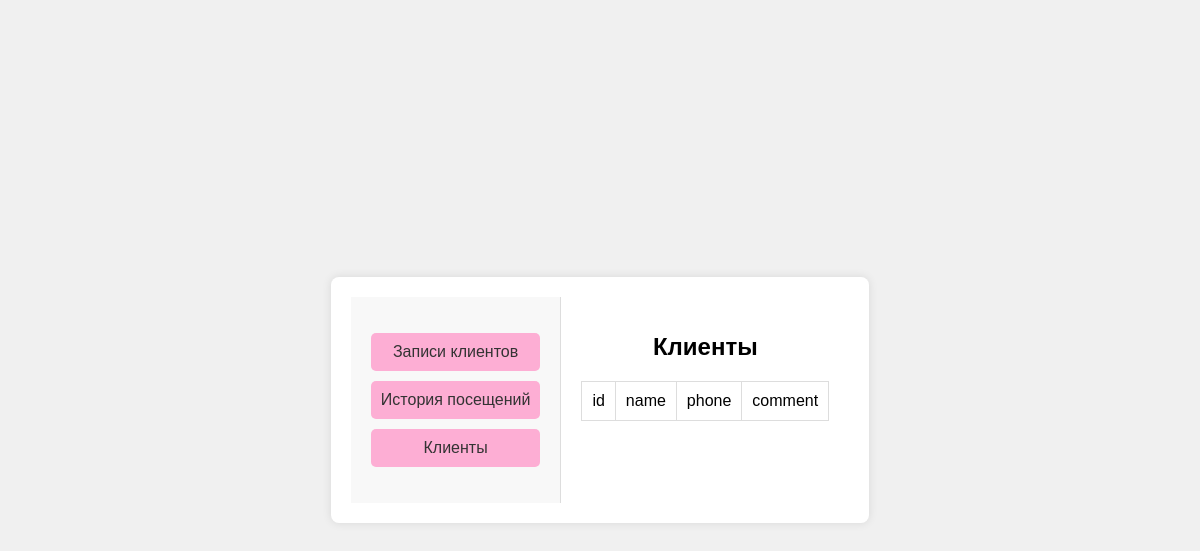
Page /admin/clients/2 on the earlier database version.
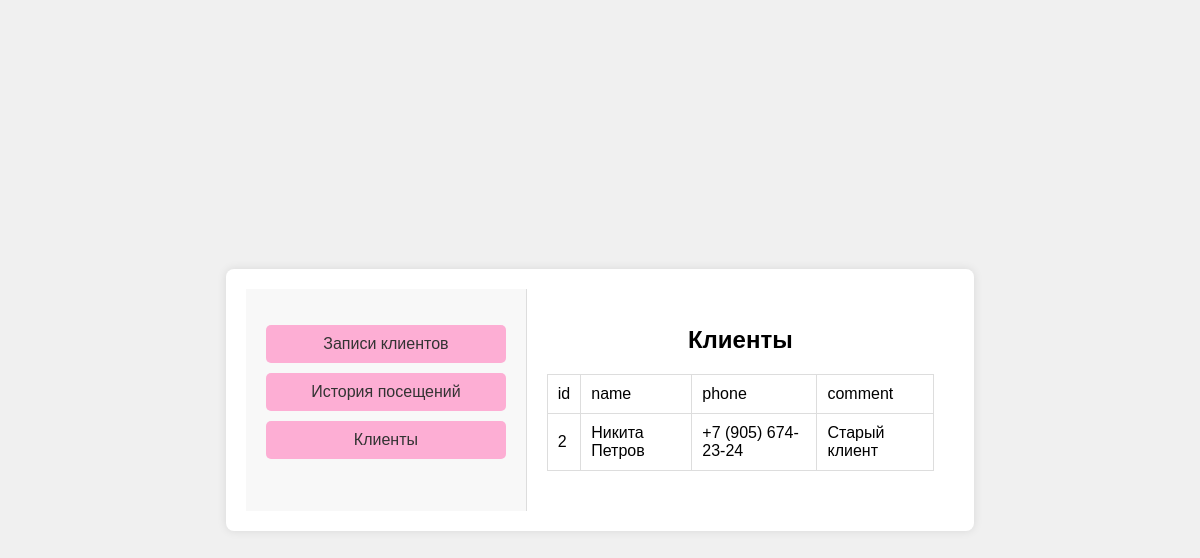
Same page on the later database version.
### models/Client.py (models this page shows)
class Client(Base):
    __tablename__='clients'
    id=Column(Integer,primary_key=True,autoincrement=True)
    name=Column(String)
    email=Column(String,nullable=True)
    phone=Column(String)
    avatar=Column(String,nullable=True)
    comment=Column(String,nullable=True,default="Отсутствует")
    master_id=Column(Integer,ForeignKey('masters.id', ondelete='SET NULL'))
    master= relationship('Master',back_populates='clients')
    record = relationship('Record',back_populates='client')

### views/admin.py (the view)
@app.route(base_path+"/clients/<int:admin_id>")
def admin_clients(admin_id):
    master=get_master(admin_id)
    return custom_render("/clients", headers=['id','name','phone','comment'],  master=master)

### views/admin.py (called while the page is built)
def custom_render(template_name, **kwargs):
    return render_template(base_path + template_name+'.html', **kwargs)

def get_master(id):
     return session.query(Master).filter_by(id=id).first()

### templates/admin/clients.html (shortened to what this page needs)
{% extends 'admin/base.html' %}
{% block header %}  <h1>Клиенты</h1> {% endblock %}
{% block content %}
<table>
    <thead>
        <tr>
            {% for h in headers %}
               <td>{{h}}</td>
            {% endfor %}
        </tr>
    </thead>
    <tbody>
        {% for client in master.clients %}
        <tr>
             <td>{{client.id}} </td>
             <td>{{client.name}} </td>
             <td>{{client.phone}} </td>
             <td> {{client.comment}} </td>
        </tr>
     {% endfor %}
    </tbody>
</table>
{% endblock %}

Differences in the rows shown:
added Client: id "2", name "Никита Петров", phone "+7 (905) 674-23-24", comment "Старый клиент"
